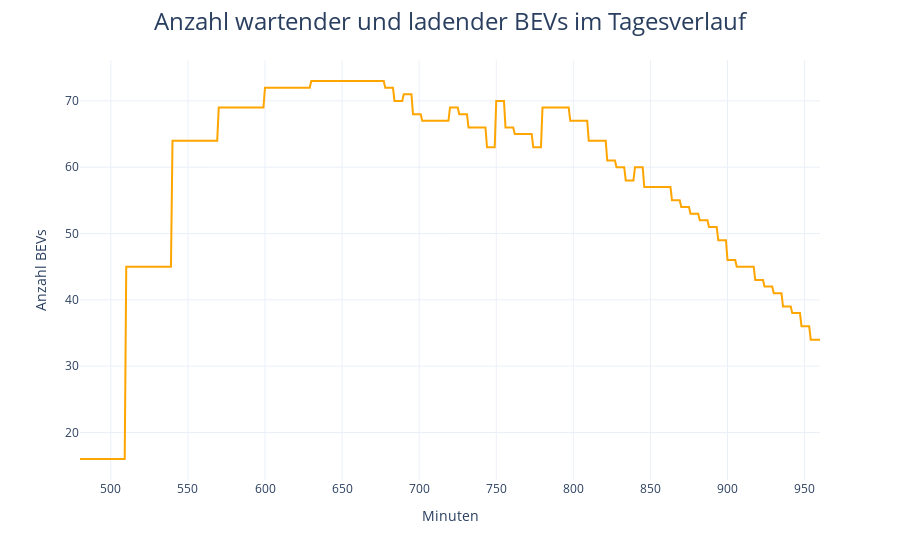

The code cell stored with this chart in its notebook:
### Code cell
figureGeneration.create_bev_number_figure(simulation_data)

### Figure 1 — Plotly figure (JSON) as saved in the notebook; plotly's stock layout.template omitted (floating-point values rounded to 4 significant figures; data arrays with more than 128 entries replaced by an {"elided": "..."} marker saying what was removed)
{"data": [{"line": {"color": "orange"}, "name": "Wartende BEVs", "type": "scatter", "x": {"elided": "481 int values"}, "y": {"elided": "481 int values"}}, {"line": {"color": "green"}, "name": "Ladende BEVs", "type": "scatter", "x": [], "y": []}], "layout": {"legend": {"tracegroupgap": 0}, "margin": {"t": 60}, "title": {"font": {"size": 24}, "text": "Anzahl wartender und ladender BEVs im Tagesverlauf", "x": 0.5, "xanchor": "center"}, "xaxis": {"anchor": "y", "domain": [0, 1], "title": {"text": "Minuten"}}, "yaxis": {"anchor": "x", "domain": [0, 1], "title": {"text": "Anzahl BEVs"}}}}
